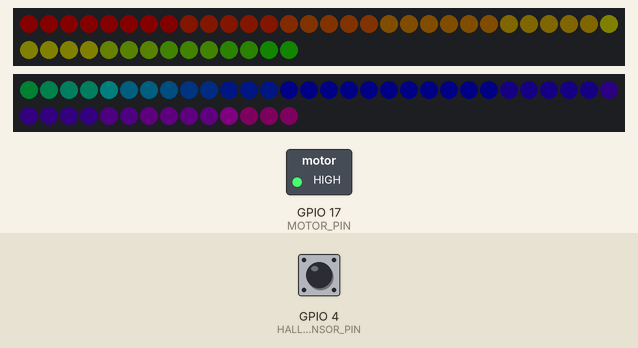
Simulated run of this program. Board: ESP32. Parts: 2 × 44 RGB LEDs in strip order, left to right, continuing on the next row, switched loads named in the program (green lamp = pin HIGH). The test bench sets the inputs (shaded band); at power-on: GPIO 4 (HALL_SENSOR_PIN) HIGH. Dim RGB values are drawn brighter than linear; WiFi joins after 1.5 s; servers stay silent unless stated; storage starts empty; nothing arrives over Bluetooth unless stated; a phone connects over Bluetooth LE 3 s after start; what the program prints to the serial monitor is not drawn.

Above: at 5.2 s.
5.3 s: GPIO 4 (HALL_SENSOR_PIN) driven LOW
At 5.68 s:
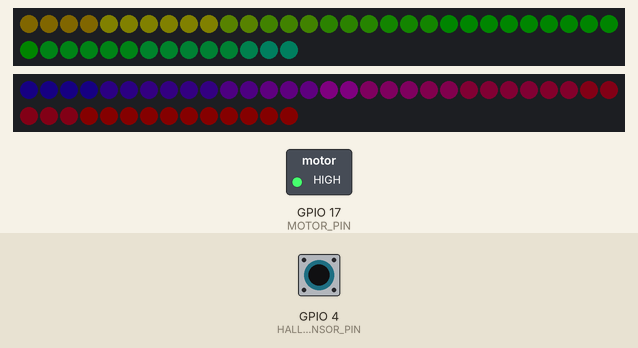
8.8 s: GPIO 4 (HALL_SENSOR_PIN) pulsed HIGH 2 times (0.12 s each, 0.3 s apart)
At 9.99 s:
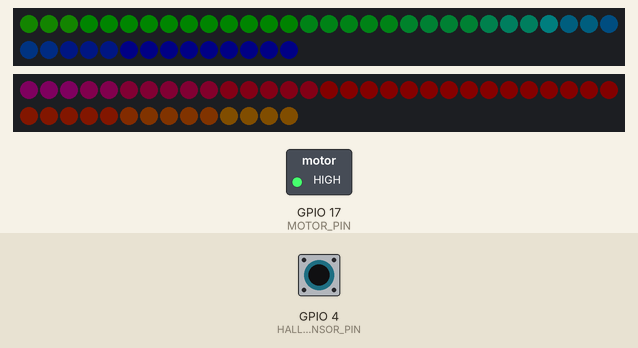
11.9 s: GPIO 4 (HALL_SENSOR_PIN) pulsed HIGH 5 times (0.12 s each, 0.3 s apart)
At 13.7 s:
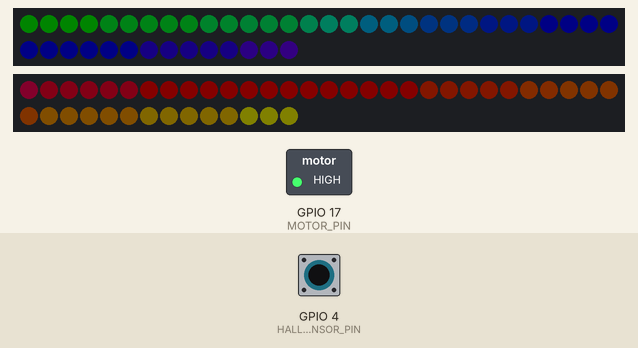
Timing chart, 0 to 15.2 s (numbered marks = the images above; inputs shaded):
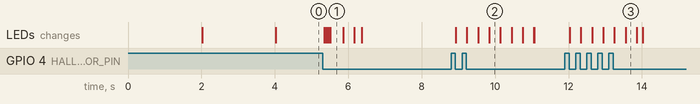

Measured:
- after the input at 5.3 s, the LEDs: first change after 0.05 s (image 1 shows a later state)
- after the input at 8.8 s, the LEDs: first change after 0.13 s (image 2 shows a later state)
- after the input at 11.9 s, the LEDs: first change after 0.14 s (image 3 shows a later state)

The program:

main.cpp
```cpp
#include <FastLED.h>
#include <WiFi.h>
#include <ESPAsyncWebServer.h>
#include <ArduinoJson.h>
#include <ElegantOTA.h>
#include <LittleFS.h>
#include <ESPmDNS.h>
#include <NimBLEDevice.h>

// Pins
#define LED_PIN_A 25
#define LED_PIN_B 26
#define HALL_SENSOR_PIN 4
#define MOTOR_PIN 17
#define NUM_LEDS_PER_ARM 44

// Wi-Fi Config - CHANGE THESE TO YOUR SETTINGS
#define ROUTER_SSID "YOUR_ROUTER_SSID"
#define ROUTER_PASS "YOUR_ROUTER_PASS"
#define AP_SSID "Holospin_AP"
#define AP_PASS "12345678"
#define HOSTNAME "holospin"

// BLE Config
#define SERVICE_UUID           "4fafc201-1fb5-459e-8fcc-c5c9c331914b"
#define CHARACTERISTIC_UUID_RX "beb5483e-36e1-4688-b7f5-ea07361b26a8"
#define CHARACTERISTIC_UUID_TX "beb5483e-36e1-4688-b7f5-ea07361b26a9"

// Playback Files
#define PLAYBACK_FILE_COUNT 2
const char* PLAYBACK_FILES[PLAYBACK_FILE_COUNT] = {
  "/images/butterfly.png",
  "/videos/galaxy.mp4"
};

CRGB armA[NUM_LEDS_PER_ARM];
CRGB armB[NUM_LEDS_PER_ARM];

// Timing & Config
volatile unsigned long lastPulseTime[3] = {0, 0, 0};
volatile unsigned long pulseIntervals[5] = {0, 0, 0, 0, 0};
volatile int pulseIdx = 0;
String currentPattern = "clock";
int textSpeed = 50;
int intensity = 80;
CRGB patternColor = CRGB::Red;

AsyncWebServer server(80);

NimBLEServer *pServer = NULL;
NimBLECharacteristic * pTxCharacteristic;
bool deviceConnected = false;
bool oldDeviceConnected = false;

class MyServerCallbacks: public NimBLEServerCallbacks {
    void onConnect(NimBLEServer* pServer) {
      deviceConnected = true;
    }
    void onDisconnect(NimBLEServer* pServer) {
      deviceConnected = false;
    }
};

class MyCallbacks: public NimBLECharacteristicCallbacks {
    void onWrite(NimBLECharacteristic *pCharacteristic) {
      String rxValue = pCharacteristic->getValue().c_str();
      if (rxValue.length() > 0) {
        Serial.println("*********");
        Serial.print("Received Value: ");
        for (int i = 0; i < rxValue.length(); i++)
          Serial.print(rxValue[i]);
        Serial.println();
        Serial.println("*********");

        StaticJsonDocument<256> doc;
        DeserializationError error = deserializeJson(doc, rxValue);
        if (!error) {
            if (doc.containsKey("pattern")) currentPattern = doc["pattern"].as<String>();
            if (doc.containsKey("speed")) textSpeed = doc["speed"].as<int>();
            if (doc.containsKey("intensity")) {
                intensity = doc["intensity"].as<int>();
                FastLED.setBrightness(intensity);
            }
            if (doc.containsKey("routerSsid")) {
                String newSsid = doc["routerSsid"].as<String>();
                String newPass = doc.containsKey("routerPass") ? doc["routerPass"].as<String>() : "";
                Serial.println("Received new WiFi credentials via BLE: " + newSsid);
                WiFi.disconnect();
                WiFi.begin(newSsid.c_str(), newPass.c_str());
            }
            if (doc.containsKey("color")) {
                long colorVal = strtol(doc["color"].as<String>().substring(1).c_str(), NULL, 16);
                patternColor = CRGB(colorVal >> 16, (colorVal >> 8) & 0xFF, colorVal & 0xFF);
            }
        }
      }
    }
};

void IRAM_ATTR hallISR() {
    static unsigned long lastISR = 0;
    unsigned long now = millis();
    if(now - lastISR < 50) return;

    unsigned long interval = now - lastISR;
    pulseIntervals[pulseIdx] = interval;
    pulseIdx = (pulseIdx + 1) % 5;

    lastPulseTime[0] = now;
    lastISR = now;
}

void setupBLE() {
    NimBLEDevice::init("Holospin_POV");
    pServer = NimBLEDevice::createServer();
    pServer->setCallbacks(new MyServerCallbacks());

    NimBLEService *pService = pServer->createService(SERVICE_UUID);
    pTxCharacteristic = pService->createCharacteristic(
                      CHARACTERISTIC_UUID_TX,
                      NIMBLE_PROPERTY::NOTIFY
                    );

    NimBLECharacteristic * pRxCharacteristic = pService->createCharacteristic(
                         CHARACTERISTIC_UUID_RX,
                         NIMBLE_PROPERTY::WRITE | NIMBLE_PROPERTY::WRITE_NR
                       );
    pRxCharacteristic->setCallbacks(new MyCallbacks());
    pService->start();

    NimBLEAdvertising *pAdvertising = NimBLEDevice::getAdvertising();
    pAdvertising->addServiceUUID(SERVICE_UUID);
    pAdvertising->setScanResponse(true);
    pServer->getAdvertising()->start();
    Serial.println("BLE Advertising Started, waiting for clients...");
}

void setup() {
    Serial.begin(115200);
    delay(2000); // 1. נותן למתח להתייצב
    Serial.println("Starting Setup...");

    if(!LittleFS.begin(true)){
        Serial.println("An Error has occurred while mounting LittleFS");
        return;
    }

    pinMode(HALL_SENSOR_PIN, INPUT_PULLUP);
    attachInterrupt(digitalPinToInterrupt(HALL_SENSOR_PIN), hallISR, FALLING);
    pinMode(MOTOR_PIN, OUTPUT);
    digitalWrite(MOTOR_PIN, HIGH);

    // 2. קודם כל לדים - וכיבוי שלהם כדי לחסוך חשמל בהתחלה
    FastLED.addLeds<WS2812B, LED_PIN_A, GRB>(armA, NUM_LEDS_PER_ARM);
    FastLED.addLeds<WS2812B, LED_PIN_B, GRB>(armB, NUM_LEDS_PER_ARM);
    FastLED.setBrightness(intensity);
    FastLED.clear();
    FastLED.show();

    // 3. הפעלת ה-AP
    WiFi.mode(WIFI_AP_STA);
    if (WiFi.softAP(AP_SSID, AP_PASS)) {
        Serial.println("AP Started. IP: " + WiFi.softAPIP().toString());
    } else {
        Serial.println("AP Failed");
    }

    delay(500); // הפסקה קטנה בין רדיו לרדיו

    // 4. הפעלת BLE עם NimBLE
    setupBLE();

    // CORS Header Middleware
    DefaultHeaders::Instance().addHeader("Access-Control-Allow-Origin", "*");

    // Web Server routing
    server.on("/", HTTP_GET, [](AsyncWebServerRequest *request){
        request->send(200, "text/html", "<h1>Holospin ESP32 Web Interface</h1>");
    });
    server.on("/status", HTTP_GET, [](AsyncWebServerRequest *request){
        StaticJsonDocument<200> doc;
        doc["pattern"] = currentPattern;
        doc["intensity"] = intensity;
        doc["speed"] = textSpeed;
        char colorHex[8];
        sprintf(colorHex, "#%02x%02x%02x", patternColor.r, patternColor.g, patternColor.b);
        doc["color"] = colorHex;
        String response;
        serializeJson(doc, response);
        request->send(200, "application/json", response);
    });
    server.on("/api/discover", HTTP_GET, [](AsyncWebServerRequest *request){
        request->send(200, "application/json", "{\"status\": \"ok\", \"device\": \"holospin-esp32\"}");
    });
    server.on("/api/diagnostic", HTTP_GET, [](AsyncWebServerRequest *request){
        StaticJsonDocument<200> doc;
        doc["status"] = "ok";
        doc["uptime"] = millis();
        doc["free_heap"] = ESP.getFreeHeap();
        doc["wifi_rssi"] = WiFi.RSSI();
        String response;
        serializeJson(doc, response);
        request->send(200, "application/json", response);
    });
    server.on("/api/logs", HTTP_GET, [](AsyncWebServerRequest *request){
        request->send(200, "text/plain", "Holospin Boot Logs\nSystem initialized.\nReady.");
    });
    server.on("/calibrate", HTTP_POST, [](AsyncWebServerRequest *request){
        request->send(200, "application/json", "{\"status\": \"success\"}");
    });
    server.serveStatic("/", LittleFS, "/");
    server.on("/config", HTTP_POST, [](AsyncWebServerRequest *request){}, NULL, [](AsyncWebServerRequest *request, uint8_t *data, size_t len, size_t index, size_t total) {
        StaticJsonDocument<200> doc;
        DeserializationError error = deserializeJson(doc, data);
        if (error) { request->send(400, "text/plain", "Invalid JSON"); return; }
        if (doc.containsKey("pattern")) currentPattern = doc["pattern"].as<String>();
        if (doc.containsKey("speed")) textSpeed = doc["speed"].as<int>();
        if (doc.containsKey("intensity")) {
          intensity = doc["intensity"].as<int>();
          FastLED.setBrightness(intensity);
        }
        if (doc.containsKey("color")) {
          long colorVal = strtol(doc["color"].as<String>().substring(1).c_str(), NULL, 16);
          patternColor = CRGB(colorVal >> 16, (colorVal >> 8) & 0xFF, colorVal & 0xFF);
        }
        if (doc.containsKey("routerSsid")) {
            String newSsid = doc["routerSsid"].as<String>();
            String newPass = doc.containsKey("routerPass") ? doc["routerPass"].as<String>() : "";
            Serial.println("Received new WiFi credentials via /config: " + newSsid);
            WiFi.disconnect();
            WiFi.begin(newSsid.c_str(), newPass.c_str());
        }
        request->send(200, "text/plain", "OK");
    });
    server.onNotFound([](AsyncWebServerRequest *request) {
        if (request->method() == HTTP_OPTIONS) { request->send(200); }
        else { request->send(404, "text/plain", "Not found"); }
    });

    ElegantOTA.begin(&server);

    // 5. חיבור לראוטר (בלי לחסום את כל הקוד)
    WiFi.begin(ROUTER_SSID, ROUTER_PASS);

    // 6. תפעיל בסוף את ה-WebServer
    server.begin();
    Serial.println("HTTP Server Started");

    // Check router connection asynchronously
    int attempts = 0;
    while (WiFi.status() != WL_CONNECTED && attempts < 10) {
        delay(500);
        Serial.print(".");
        attempts++;
    }
    Serial.println();
    if (WiFi.status() == WL_CONNECTED) {
        Serial.println("Connected to router: " + WiFi.localIP().toString());
        if (MDNS.begin(HOSTNAME)) {
            Serial.println("MDNS responder started, use http://holospin.local/");
        }
    } else {
        Serial.println("Failed to connect to router. Operating in AP mode.");
    }

    // AsyncWebServer doesn't require xTaskCreatePinnedToCore since it manages its own tasks.
}

void loop() {
    float avgInterval = 0;
    for(int i=0; i<5; i++) avgInterval += pulseIntervals[i];
    avgInterval /= 5;

    float phase = avgInterval > 0 ? (float)(millis() - lastPulseTime[0]) / avgInterval : 0;
    if (phase > 1.0) phase = 0;

    FastLED.clear();
    for (int i = 0; i < NUM_LEDS_PER_ARM; i++) {
        armA[i] = CHSV((i * 2) + (phase * 255), 255, intensity);
        armB[i] = CHSV((i * 2) + (phase * 255) + 128, 255, intensity);
    }
    FastLED.show();

    // Handle BLE discconnect/reconnect
    if (!deviceConnected && oldDeviceConnected) {
        delay(500); // give the bluetooth stack the chance to get things ready
        pServer->startAdvertising(); // restart advertising
        Serial.println("Start advertising");
        oldDeviceConnected = deviceConnected;
    }
    if (deviceConnected && !oldDeviceConnected) {
        oldDeviceConnected = deviceConnected;
    }

    // Slow down FastLED while advertising to keep BLE stable
    if (!deviceConnected) {
        delay(50);
    } else {
        delay(5);
    }
}
```
